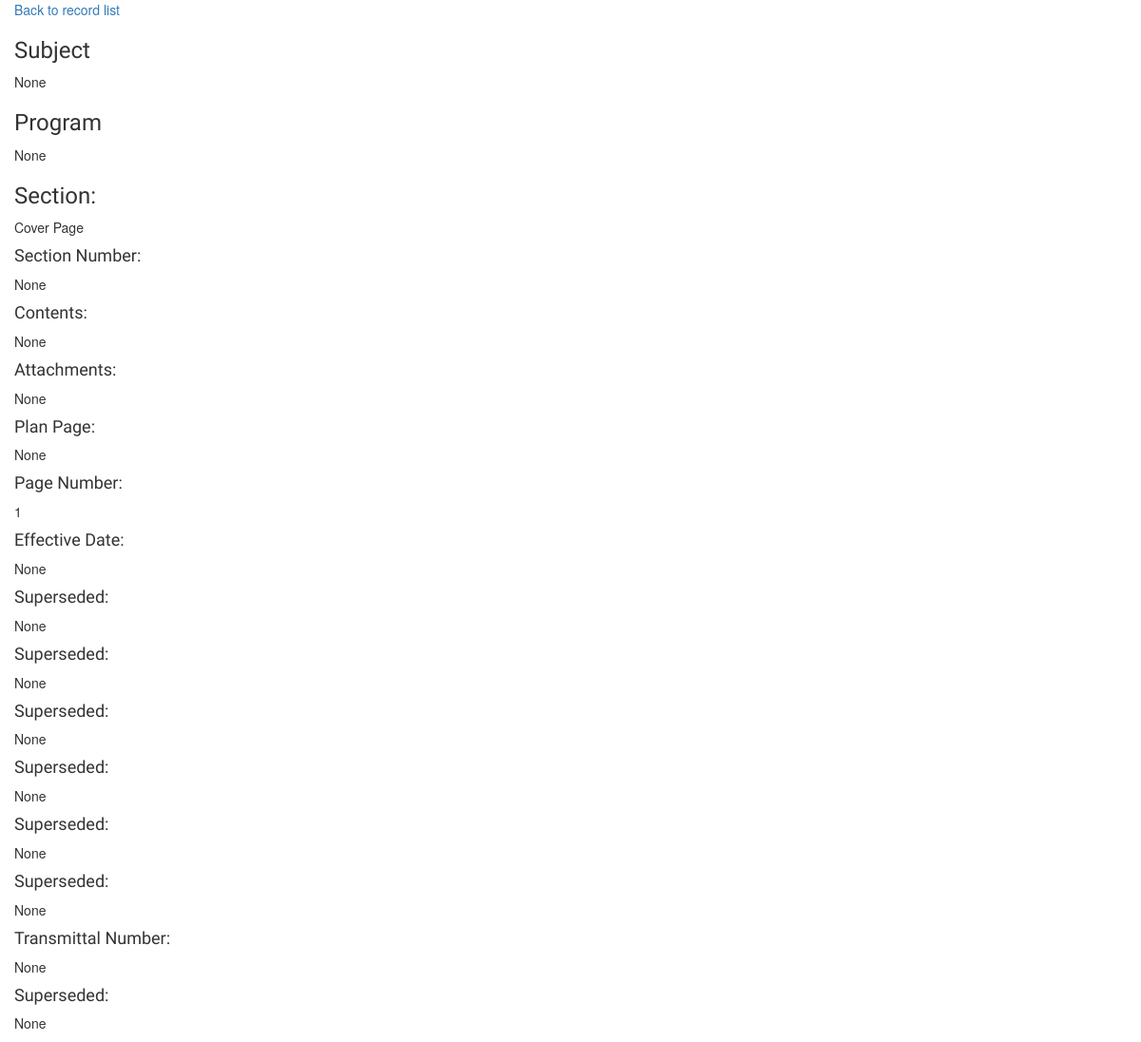
Page /record/1/ on the committed database.
### StatePlan/models.py (models this page shows)
class Record(models.Model):
    RowID = models.Field.primary_key=True
    Subject = models.CharField(max_length=200,null=True)
    Program= models.CharField(max_length=200,null=True)
    Section= models.CharField(max_length=200,null=True)
    Section_Number= models.CharField(max_length=200,null=True)
    Contents= models.CharField(max_length=200,null=True)
    Attachments= models.CharField(max_length=200,null=True)
    Plan_Page= models.CharField(max_length=200,null=True)
    Page_No= models.CharField(max_length=200,null=True)
    Effective_Date= models.CharField(max_length=200,null=True)
    Transmittal_Number= models.CharField(max_length=200,null=True)
    Superseded1= models.CharField(max_length=200,null=True)
    Superseded2= models.CharField(max_length=200,null=True)
    Superseded3= models.CharField(max_length=200,null=True)
    Superseded4= models.CharField(max_length=200,null=True)
    Superseded5= models.CharField(max_length=200,null=True)
    Superseded6= models.CharField(max_length=200,null=True)
    Superseded7= models.CharField(max_length=200, null=True)

### StatePlan/views.py (the view)
# urls.py: url(r'^record/(?P<id>\d+)/',views.record_detail,name='record_detail'),
def record_detail(request, id):
    try:
        record = Record.objects.get(id=id)
    except Record.DoesNotExist:
        raise Http404('This item does not exist')
    return render(request, 'StatePlan/record_detail.html', {
            'record': record,
        })

### StatePlan/templates/StatePlan/record_detail.html
{% extends "StatePlan/base.html" %}
{% block content %}
    <a href="{% url 'index' %}">Back to record list</a>
    <h3>Subject</h3>
    <p>{{record.Subject}}</p>
    <h3>Program</h3>
    <p>{{record.Program}}</p>
    <h3>Section:</h3>
    <p>{{record.Section}}</p>
    <h4>Section Number:</h4>
    <p>{{record.Section_Number}}</p>
    <h4>Contents:</h4>
    <p>{{record.Contents}}</p>
    <h4>Attachments:</h4>
	<p>{{record.Attachments}}</p>
	<h4>Plan Page:</h4>
	<p>{{record.Plan_Page}}</p>
	<h4>Page Number:</h4>
	<p>{{record.Page_No}}</p>
	<h4>Effective Date: </h4>
	<p>{{record.Effective_Date}}</p>
	<h4>Superseded:	</h4>
	<p>{{record.Superseded1}}</p>
	<h4>Superseded: </h4>
	<p>{{record.Superseded2}}</p>
	<h4>Superseded:</h4>
	<p>{{record.Superseded3}}</p>
	<h4>Superseded:</h4>
	<p>{{record.Superseded4}}</p>
	<h4>Superseded:</h4>
	<p>{{record.Superseded5}}</p>
	<h4>Superseded:</h4>
	<p>{{record.Superseded6}}</p>
	<h4>Transmittal Number:</h4>
	<p>{{record.Transmittal_Number}}</p>
	<h4>Superseded:</h4>
	<p>{{record.Superseded7}}</p>
{%endblock%}

### StatePlan/templates/StatePlan/base.html (shortened to what this page needs)
{% load staticfiles %}
<!DOCTYPE html>
<html>
    <head>
        <link rel="stylesheet" href="{% static 'StatePlan.css' %}">
        <link rel="stylesheet" href="//maxcdn.bootstrapcdn.com/bootstrap/3.2.0/css/bootstrap.min.css">
        <link rel="stylesheet" href="//maxcdn.bootstrapcdn.com/bootstrap/3.2.0/css/bootstrap-theme.min.css">
        <link rel="stylesheet" href="{% static 'css/StatePlan.css' %}">
    </head>
    <body>
    {%block content%}
    {%endblock%}
    </body>
</html>

### StatePlan/static/css/StatePlan.css (style rules this page uses)
body { padding-left: 15px; }
h1, h2, h3, h4 { font-family: 'Lobster', cursive; }

### rows in the picture
Record: Subject "None", Program "None", Section "Cover Page", Section_Number "None", Contents "None", Attachments "None", Plan_Page "None", Page_No "1", Effective_Date "None", Superseded1 "None", Superseded2 "None", Superseded3 "None", Superseded4 "None", Superseded5 "None", Superseded6 "None", Transmittal_Number "None", Superseded7 "None"
